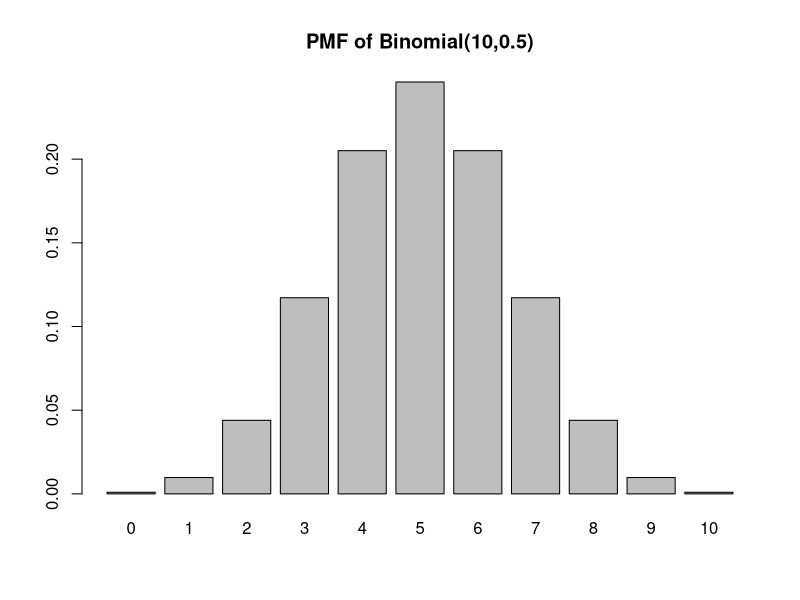
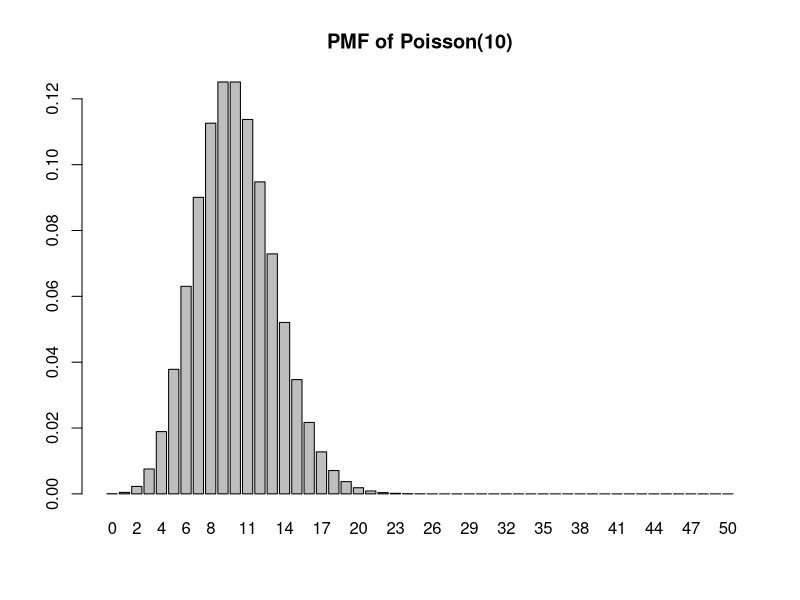

Generate these figures, in order, with R:
## ---- chunk 1
    exp(1)
## ---- chunk 2
    exp(3)
## ---- chunk 3
    exp(1)^3
## ---- chunk 4
    factorial(3)
## ---- chunk 5
    factorial(0)
## ---- chunk 6
    2+2  # + for addition
    3-2  # - for subtraction
    3*2  # * for multiplication
    4/4  # / for division
    2^3  # ^ for exponents
## ---- chunk 7
    3+6*8
## ---- chunk 8
    (3+6)*8
## ---- chunk 9
## mean
sum(1:6)/6
## ---- chunk 10
## var
sum(((1:6)-3.5)^2/6)
## ---- chunk 11
## standard deviation
sum(((1:6)-3.5)^2/6)^0.5
## ---- chunk 12
    n=50
    p=.894
    n*p
## ---- chunk 13
    n=50
    p=.894
    (n*p*(1-p))^(.5)
## ---- chunk 14
    n=50
    p=.894
    k=48
    choose(n,k)*(p^k)*(1-p)^(n-k)   ## copy from above
## ---- chunk 15
    choose(n,k)*(p^k)*(1-p)^(n-k)
## ---- chunk 16
    PX0 = p^50
    PX1 = 50*(1-p)*p^49
    PX2 = choose(n,2)*((1-p)^2)*p^(n-2)
    1-PX0-PX1-PX2
## ---- chunk 17
    set.seed(1)
    num_simulations = 10000
    numCoffee = rbinom(num_simulations, size=50, p=0.894)
    # check b
    mean(numCoffee)
    # check c
    sd(numCoffee)
    # check d
    mean(numCoffee == 48)
## ---- chunk 18
barplot(dbinom(0:10,10,.5),names.arg = 0:10, main="PMF of Binomial(10,0.5)")
## ---- chunk 19
k=48
dbinom(48,n,p)
## ---- chunk 20
k=2
dbinom(2,n,(1-p))
## ---- chunk 21
1 - pbinom(2,n,(1-p))
## Is there another way to do this??
## ---- chunk 22
    p_quant=.25
    qbinom(p_quant,n,p)
## ---- chunk 23
    p_quant=.75
    qbinom(p_quant,n,p)
## ---- chunk 24
    pbinom(45, n, p) >= p_quant
    pbinom(46, n, p) >= p_quant
    pbinom(47, n, p) >= p_quant
## ---- chunk 25
    p_quant=.90
    qbinom(p_quant,n,p)
## ---- chunk 26
    pbinom(47, n, p)
## ---- chunk 27
n <- 20
k <- 14
p <- 1/3
sum_prob <- 0
# compute P(X=0)+P(X=1)+...+P(X=14)
for (i in 0:k) {
  sum_prob <- sum_prob + choose(n,i)*(p^i)*(1-p)^(n-i)
}
# print out the result
sum_prob
pbinom(k, n, p)
## ---- chunk 28
    (exp(-10)*10^(0))/factorial(0)
## ---- chunk 29
    PK11 = (exp(-10)*10^(11))/factorial(11)
    PK12 = (exp(-10)*10^(12))/factorial(12)
    PK11 + PK12
## ---- chunk 30
    10+3
## ---- chunk 31
    3*10 + 3*3
## ---- chunk 32
barplot(dpois(0:50, 10), names.arg = 0:50, main = "PMF of Poisson(10)")
## ---- chunk 33
dpois(0,10)
## ---- chunk 34
ppois(12, 10) - ppois(10, 10)
## ---- chunk 35
## equivalently
dpois(11, 10) + dpois(12, 10)
## ---- chunk 36
    qpois(.5,10)
## ---- chunk 37
set.seed(1)
num_simulations = 1e6 
num_bites_1st_hour <- rpois(num_simulations, lambda = 10)
# check a: P(X=0)=4.540e-05
mean(num_bites_1st_hour == 0)
# check b: P(10<X<=12)=0.2085
mean(num_bites_1st_hour > 10 & num_bites_1st_hour <= 12)
